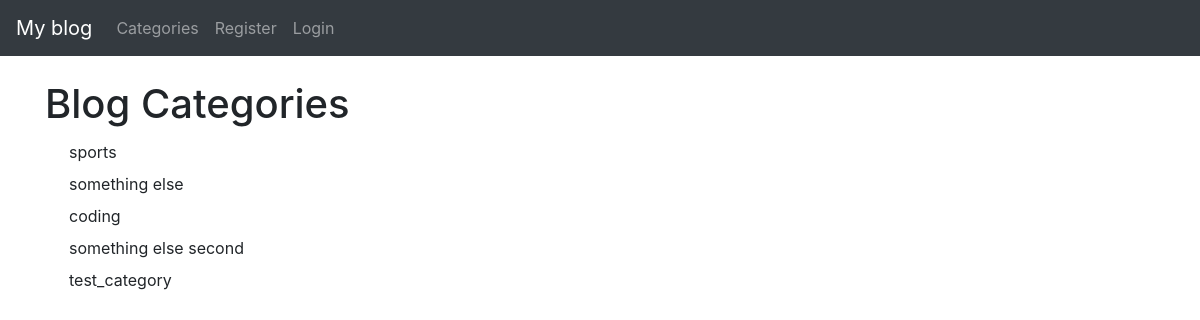
The page /category-list/ on the database its author committed.
### test1/models.py (models this page shows, shortened)
class Category(models.Model):
    name = models.CharField(max_length=255, default='write later')
    def __str__(self):
        return self.name

### test1/views.py (the view)
# urls.py: path('category-list/', CategoryListView, name='category-list'),
def CategoryListView(request):
    cat_menu_list = Category.objects.all()
    return render(request, 'category_list.html', {'cat_menu_list': cat_menu_list})

### test1/templates/category_list.html
{% extends 'base.html' %}
{% block content %}
    <h1>Blog Categories</h1>
    {% for item in cat_menu_list %}
        <a class="dropdown-item" href="{% url 'category' item|slugify %}">{{ item }}</a>
    {% endfor %}
{% endblock %}

### rows shown on the page
Category: name "sports"
Category: name "something else"
Category: name "coding"
Category: name "something else second"
Category: name "test_category"
